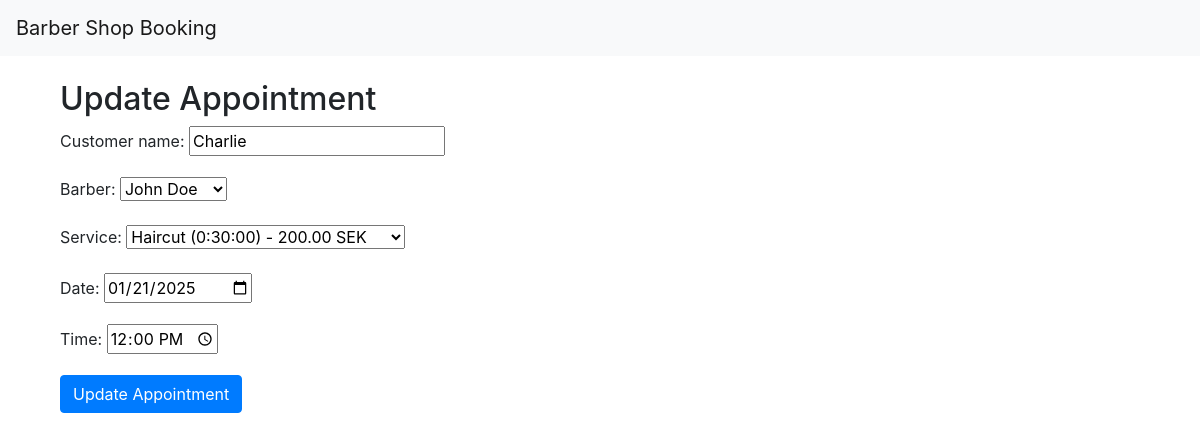
The page /update/3/ on the database its author committed.
### bookings/models.py (models this page shows, shortened)
class Booking(models.Model):
    customer_name = models.CharField(max_length=100)
    barber = models.ForeignKey(Barber, on_delete=models.CASCADE)
    service = models.ForeignKey(Service, on_delete=models.CASCADE)
    date = models.DateField()
    time = models.TimeField()

### bookings/views.py (the view)
# urls.py: path('update/<int:booking_id>/', views.update_appointment, name='update_appointment'),
def update_appointment(request, booking_id):
    booking = get_object_or_404(Booking, id=booking_id)
    if request.method == 'POST':
        form = BookingForm(request.POST, instance=booking)
        if form.is_valid():
            form.save()
            return redirect('booking_success')
    else:
        form = BookingForm(instance=booking)
    return render(request, 'bookings/update_appointment.html', {'form': form})

### bookings/forms.py
class BookingForm(forms.ModelForm):
    class Meta:
        model = Booking
        fields = ['customer_name', 'barber', 'service', 'date', 'time']
        widgets = {
            'date': forms.DateInput(attrs={'type': 'date'}),
            'time': forms.TimeInput(attrs={'type': 'time'}),
        }

### bookings/models.py (called while the page is built)
    def __str__(self):
        return self.name

    def __str__(self):
        return f"{self.name} ({self.duration}) - {self.price} SEK"

### bookings/templates/bookings/update_appointment.html (shortened to what this page needs)
{% extends 'base.html' %}
{% block content %}
  <div class="container mt-4">
    <h2>Update Appointment</h2>
    <form method="post">
      {{ form.as_p }}
      <button class="btn btn-primary" type="submit">Update Appointment</button>
    </form>
  </div>
{% endblock %}

### rows shown on the page
Booking: customer_name "Charlie", barber "John Doe", service "Haircut (0:30:00) - 200.00 SEK", date "01/21/2025", time "12:00:00"
